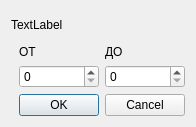
<?xml version="1.0" encoding="UTF-8"?>
<ui version="4.0">
 <class>AddProfileClass</class>
 <widget class="QWidget" name="AddProfileClass">
  <property name="geometry">
   <rect>
    <x>0</x>
    <y>0</y>
    <width>196</width>
    <height>127</height>
   </rect>
  </property>
  <property name="windowTitle">
   <string>Add Profile Classifier</string>
  </property>
  <layout class="QGridLayout" name="gridLayout_4">
   <item row="0" column="0">
    <widget class="QLabel" name="label_question">
     <property name="text">
      <string>TextLabel</string>
     </property>
    </widget>
   </item>
   <item row="1" column="0">
    <layout class="QGridLayout" name="gridLayout_3">
     <item row="0" column="0">
      <spacer name="horizontalSpacer">
       <property name="orientation">
        <enum>Qt::Horizontal</enum>
       </property>
       <property name="sizeHint" stdset="0">
        <size>
         <width>40</width>
         <height>20</height>
        </size>
       </property>
      </spacer>
     </item>
     <item row="0" column="1">
      <layout class="QGridLayout" name="gridLayout_2">
       <item row="0" column="0">
        <layout class="QGridLayout" name="gridLayout">
         <item row="0" column="0">
          <widget class="QLabel" name="label">
           <property name="text">
            <string>ОТ</string>
           </property>
          </widget>
         </item>
         <item row="0" column="1">
          <widget class="QLabel" name="label_2">
           <property name="text">
            <string>ДО</string>
           </property>
          </widget>
         </item>
         <item row="1" column="0">
          <widget class="QSpinBox" name="spinBox_from"/>
         </item>
         <item row="1" column="1">
          <widget class="QSpinBox" name="spinBox_to"/>
         </item>
        </layout>
       </item>
       <item row="1" column="0">
        <widget class="QDialogButtonBox" name="buttonBox">
         <property name="standardButtons">
          <set>QDialogButtonBox::Cancel|QDialogButtonBox::Ok</set>
         </property>
        </widget>
       </item>
      </layout>
     </item>
    </layout>
   </item>
  </layout>
 </widget>
 <resources/>
 <connections/>
</ui>
